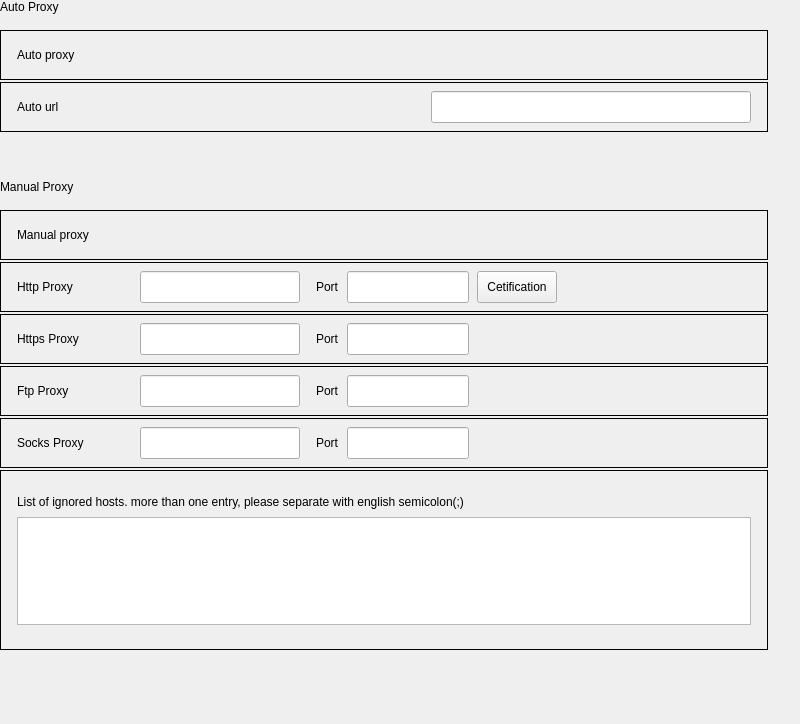
<?xml version="1.0" encoding="UTF-8"?>
<ui version="4.0">
 <class>Proxy</class>
 <widget class="QWidget" name="Proxy">
  <property name="geometry">
   <rect>
    <x>0</x>
    <y>0</y>
    <width>800</width>
    <height>724</height>
   </rect>
  </property>
  <property name="minimumSize">
   <size>
    <width>0</width>
    <height>0</height>
   </size>
  </property>
  <property name="maximumSize">
   <size>
    <width>16777215</width>
    <height>16777215</height>
   </size>
  </property>
  <property name="windowTitle">
   <string notr="true">Proxy</string>
  </property>
  <layout class="QVBoxLayout" name="verticalLayout_2">
   <property name="spacing">
    <number>2</number>
   </property>
   <property name="leftMargin">
    <number>0</number>
   </property>
   <property name="topMargin">
    <number>0</number>
   </property>
   <property name="rightMargin">
    <number>32</number>
   </property>
   <property name="bottomMargin">
    <number>30</number>
   </property>
   <item>
    <widget class="QLabel" name="titleLabel">
     <property name="sizePolicy">
      <sizepolicy hsizetype="Fixed" vsizetype="Fixed">
       <horstretch>0</horstretch>
       <verstretch>0</verstretch>
      </sizepolicy>
     </property>
     <property name="text">
      <string>Auto Proxy</string>
     </property>
     <property name="scaledContents">
      <bool>true</bool>
     </property>
    </widget>
   </item>
   <item>
    <spacer name="verticalSpacer">
     <property name="orientation">
      <enum>Qt::Vertical</enum>
     </property>
     <property name="sizeType">
      <enum>QSizePolicy::Fixed</enum>
     </property>
     <property name="sizeHint" stdset="0">
      <size>
       <width>20</width>
       <height>14</height>
      </size>
     </property>
    </spacer>
   </item>
   <item>
    <widget class="QFrame" name="autoFrame">
     <property name="minimumSize">
      <size>
       <width>550</width>
       <height>50</height>
      </size>
     </property>
     <property name="maximumSize">
      <size>
       <width>960</width>
       <height>50</height>
      </size>
     </property>
     <property name="frameShape">
      <enum>QFrame::Box</enum>
     </property>
     <layout class="QHBoxLayout" name="horizontalLayout_2">
      <property name="spacing">
       <number>0</number>
      </property>
      <property name="leftMargin">
       <number>0</number>
      </property>
      <property name="topMargin">
       <number>0</number>
      </property>
      <property name="rightMargin">
       <number>0</number>
      </property>
      <property name="bottomMargin">
       <number>0</number>
      </property>
      <item>
       <layout class="QHBoxLayout" name="autoHorLayout" stretch="0,0">
        <property name="spacing">
         <number>0</number>
        </property>
        <property name="leftMargin">
         <number>16</number>
        </property>
        <property name="rightMargin">
         <number>16</number>
        </property>
        <item>
         <widget class="QLabel" name="autoLabel">
          <property name="sizePolicy">
           <sizepolicy hsizetype="Fixed" vsizetype="Fixed">
            <horstretch>0</horstretch>
            <verstretch>0</verstretch>
           </sizepolicy>
          </property>
          <property name="text">
           <string>Auto proxy</string>
          </property>
          <property name="scaledContents">
           <bool>true</bool>
          </property>
         </widget>
        </item>
        <item>
         <spacer name="horizontalSpacer">
          <property name="orientation">
           <enum>Qt::Horizontal</enum>
          </property>
          <property name="sizeHint" stdset="0">
           <size>
            <width>40</width>
            <height>20</height>
           </size>
          </property>
         </spacer>
        </item>
       </layout>
      </item>
     </layout>
    </widget>
   </item>
   <item>
    <widget class="QFrame" name="urlFrame">
     <property name="minimumSize">
      <size>
       <width>550</width>
       <height>50</height>
      </size>
     </property>
     <property name="maximumSize">
      <size>
       <width>960</width>
       <height>50</height>
      </size>
     </property>
     <property name="frameShape">
      <enum>QFrame::Box</enum>
     </property>
     <layout class="QHBoxLayout" name="horizontalLayout_4">
      <property name="spacing">
       <number>0</number>
      </property>
      <property name="leftMargin">
       <number>0</number>
      </property>
      <property name="topMargin">
       <number>0</number>
      </property>
      <property name="rightMargin">
       <number>0</number>
      </property>
      <property name="bottomMargin">
       <number>0</number>
      </property>
      <item>
       <layout class="QHBoxLayout" name="horizontalLayout_3">
        <property name="leftMargin">
         <number>16</number>
        </property>
        <property name="rightMargin">
         <number>16</number>
        </property>
        <item>
         <widget class="QLabel" name="label_4">
          <property name="sizePolicy">
           <sizepolicy hsizetype="Fixed" vsizetype="Fixed">
            <horstretch>0</horstretch>
            <verstretch>0</verstretch>
           </sizepolicy>
          </property>
          <property name="text">
           <string>Auto url</string>
          </property>
          <property name="scaledContents">
           <bool>true</bool>
          </property>
         </widget>
        </item>
        <item>
         <spacer name="horizontalSpacer_2">
          <property name="orientation">
           <enum>Qt::Horizontal</enum>
          </property>
          <property name="sizeHint" stdset="0">
           <size>
            <width>40</width>
            <height>20</height>
           </size>
          </property>
         </spacer>
        </item>
        <item>
         <widget class="QLineEdit" name="urlLineEdit">
          <property name="minimumSize">
           <size>
            <width>320</width>
            <height>32</height>
           </size>
          </property>
          <property name="maximumSize">
           <size>
            <width>320</width>
            <height>32</height>
           </size>
          </property>
         </widget>
        </item>
       </layout>
      </item>
     </layout>
    </widget>
   </item>
   <item>
    <spacer name="verticalSpacer_2">
     <property name="orientation">
      <enum>Qt::Vertical</enum>
     </property>
     <property name="sizeType">
      <enum>QSizePolicy::Fixed</enum>
     </property>
     <property name="sizeHint" stdset="0">
      <size>
       <width>20</width>
       <height>46</height>
      </size>
     </property>
    </spacer>
   </item>
   <item>
    <widget class="QLabel" name="title2Label">
     <property name="sizePolicy">
      <sizepolicy hsizetype="Fixed" vsizetype="Fixed">
       <horstretch>0</horstretch>
       <verstretch>0</verstretch>
      </sizepolicy>
     </property>
     <property name="text">
      <string>Manual Proxy</string>
     </property>
     <property name="scaledContents">
      <bool>true</bool>
     </property>
    </widget>
   </item>
   <item>
    <spacer name="verticalSpacer_3">
     <property name="orientation">
      <enum>Qt::Vertical</enum>
     </property>
     <property name="sizeType">
      <enum>QSizePolicy::Fixed</enum>
     </property>
     <property name="sizeHint" stdset="0">
      <size>
       <width>20</width>
       <height>14</height>
      </size>
     </property>
    </spacer>
   </item>
   <item>
    <widget class="QFrame" name="manualFrame">
     <property name="enabled">
      <bool>true</bool>
     </property>
     <property name="minimumSize">
      <size>
       <width>610</width>
       <height>50</height>
      </size>
     </property>
     <property name="maximumSize">
      <size>
       <width>960</width>
       <height>50</height>
      </size>
     </property>
     <property name="frameShape">
      <enum>QFrame::Box</enum>
     </property>
     <layout class="QHBoxLayout" name="horizontalLayout_6">
      <property name="spacing">
       <number>0</number>
      </property>
      <property name="leftMargin">
       <number>0</number>
      </property>
      <property name="topMargin">
       <number>0</number>
      </property>
      <property name="rightMargin">
       <number>0</number>
      </property>
      <property name="bottomMargin">
       <number>0</number>
      </property>
      <item>
       <layout class="QHBoxLayout" name="manualHorLayout">
        <property name="spacing">
         <number>0</number>
        </property>
        <property name="leftMargin">
         <number>16</number>
        </property>
        <property name="rightMargin">
         <number>16</number>
        </property>
        <item>
         <widget class="QLabel" name="manualLabel">
          <property name="sizePolicy">
           <sizepolicy hsizetype="Fixed" vsizetype="Fixed">
            <horstretch>0</horstretch>
            <verstretch>0</verstretch>
           </sizepolicy>
          </property>
          <property name="text">
           <string>Manual proxy</string>
          </property>
          <property name="scaledContents">
           <bool>true</bool>
          </property>
         </widget>
        </item>
        <item>
         <spacer name="horizontalSpacer_3">
          <property name="orientation">
           <enum>Qt::Horizontal</enum>
          </property>
          <property name="sizeHint" stdset="0">
           <size>
            <width>40</width>
            <height>20</height>
           </size>
          </property>
         </spacer>
        </item>
       </layout>
      </item>
     </layout>
    </widget>
   </item>
   <item>
    <widget class="QFrame" name="httpFrame">
     <property name="minimumSize">
      <size>
       <width>550</width>
       <height>50</height>
      </size>
     </property>
     <property name="maximumSize">
      <size>
       <width>960</width>
       <height>50</height>
      </size>
     </property>
     <property name="frameShape">
      <enum>QFrame::Box</enum>
     </property>
     <layout class="QHBoxLayout" name="horizontalLayout_8">
      <property name="spacing">
       <number>0</number>
      </property>
      <property name="leftMargin">
       <number>0</number>
      </property>
      <property name="topMargin">
       <number>0</number>
      </property>
      <property name="rightMargin">
       <number>0</number>
      </property>
      <property name="bottomMargin">
       <number>0</number>
      </property>
      <item>
       <layout class="QHBoxLayout" name="horizontalLayout_7">
        <property name="spacing">
         <number>8</number>
        </property>
        <property name="leftMargin">
         <number>16</number>
        </property>
        <property name="rightMargin">
         <number>16</number>
        </property>
        <item>
         <widget class="QLabel" name="label_6">
          <property name="sizePolicy">
           <sizepolicy hsizetype="Fixed" vsizetype="Fixed">
            <horstretch>0</horstretch>
            <verstretch>0</verstretch>
           </sizepolicy>
          </property>
          <property name="minimumSize">
           <size>
            <width>115</width>
            <height>0</height>
           </size>
          </property>
          <property name="maximumSize">
           <size>
            <width>115</width>
            <height>16777215</height>
           </size>
          </property>
          <property name="text">
           <string>Http Proxy</string>
          </property>
         </widget>
        </item>
        <item>
         <widget class="QLineEdit" name="httpHostLineEdit">
          <property name="minimumSize">
           <size>
            <width>160</width>
            <height>32</height>
           </size>
          </property>
          <property name="maximumSize">
           <size>
            <width>160</width>
            <height>32</height>
           </size>
          </property>
         </widget>
        </item>
        <item>
         <spacer name="horizontalSpacer_8">
          <property name="orientation">
           <enum>Qt::Horizontal</enum>
          </property>
          <property name="sizeType">
           <enum>QSizePolicy::Fixed</enum>
          </property>
          <property name="sizeHint" stdset="0">
           <size>
            <width>8</width>
            <height>20</height>
           </size>
          </property>
         </spacer>
        </item>
        <item>
         <widget class="QLabel" name="label_7">
          <property name="sizePolicy">
           <sizepolicy hsizetype="Fixed" vsizetype="Fixed">
            <horstretch>0</horstretch>
            <verstretch>0</verstretch>
           </sizepolicy>
          </property>
          <property name="text">
           <string>Port</string>
          </property>
         </widget>
        </item>
        <item>
         <widget class="QLineEdit" name="httpPortLineEdit">
          <property name="minimumSize">
           <size>
            <width>122</width>
            <height>32</height>
           </size>
          </property>
          <property name="maximumSize">
           <size>
            <width>122</width>
            <height>32</height>
           </size>
          </property>
         </widget>
        </item>
        <item>
         <widget class="QPushButton" name="cetificationBtn">
          <property name="minimumSize">
           <size>
            <width>80</width>
            <height>32</height>
           </size>
          </property>
          <property name="maximumSize">
           <size>
            <width>80</width>
            <height>32</height>
           </size>
          </property>
          <property name="text">
           <string>Cetification</string>
          </property>
         </widget>
        </item>
        <item>
         <spacer name="horizontalSpacer_4">
          <property name="orientation">
           <enum>Qt::Horizontal</enum>
          </property>
          <property name="sizeHint" stdset="0">
           <size>
            <width>40</width>
            <height>20</height>
           </size>
          </property>
         </spacer>
        </item>
       </layout>
      </item>
     </layout>
    </widget>
   </item>
   <item>
    <widget class="QFrame" name="httpsFrame">
     <property name="minimumSize">
      <size>
       <width>550</width>
       <height>50</height>
      </size>
     </property>
     <property name="maximumSize">
      <size>
       <width>960</width>
       <height>50</height>
      </size>
     </property>
     <property name="frameShape">
      <enum>QFrame::Box</enum>
     </property>
     <layout class="QHBoxLayout" name="horizontalLayout_10">
      <property name="spacing">
       <number>0</number>
      </property>
      <property name="leftMargin">
       <number>0</number>
      </property>
      <property name="topMargin">
       <number>0</number>
      </property>
      <property name="rightMargin">
       <number>0</number>
      </property>
      <property name="bottomMargin">
       <number>0</number>
      </property>
      <item>
       <layout class="QHBoxLayout" name="horizontalLayout_9">
        <property name="spacing">
         <number>8</number>
        </property>
        <property name="leftMargin">
         <number>16</number>
        </property>
        <property name="rightMargin">
         <number>16</number>
        </property>
        <item>
         <widget class="QLabel" name="label_8">
          <property name="sizePolicy">
           <sizepolicy hsizetype="Fixed" vsizetype="Fixed">
            <horstretch>0</horstretch>
            <verstretch>0</verstretch>
           </sizepolicy>
          </property>
          <property name="minimumSize">
           <size>
            <width>115</width>
            <height>0</height>
           </size>
          </property>
          <property name="maximumSize">
           <size>
            <width>115</width>
            <height>16777215</height>
           </size>
          </property>
          <property name="text">
           <string>Https Proxy</string>
          </property>
         </widget>
        </item>
        <item>
         <widget class="QLineEdit" name="httpsHostLineEdit">
          <property name="minimumSize">
           <size>
            <width>160</width>
            <height>32</height>
           </size>
          </property>
          <property name="maximumSize">
           <size>
            <width>160</width>
            <height>32</height>
           </size>
          </property>
         </widget>
        </item>
        <item>
         <spacer name="horizontalSpacer_9">
          <property name="orientation">
           <enum>Qt::Horizontal</enum>
          </property>
          <property name="sizeType">
           <enum>QSizePolicy::Fixed</enum>
          </property>
          <property name="sizeHint" stdset="0">
           <size>
            <width>8</width>
            <height>20</height>
           </size>
          </property>
         </spacer>
        </item>
        <item>
         <widget class="QLabel" name="label_9">
          <property name="sizePolicy">
           <sizepolicy hsizetype="Fixed" vsizetype="Fixed">
            <horstretch>0</horstretch>
            <verstretch>0</verstretch>
           </sizepolicy>
          </property>
          <property name="text">
           <string>Port</string>
          </property>
         </widget>
        </item>
        <item>
         <widget class="QLineEdit" name="httpsPortLineEdit">
          <property name="minimumSize">
           <size>
            <width>122</width>
            <height>32</height>
           </size>
          </property>
          <property name="maximumSize">
           <size>
            <width>122</width>
            <height>32</height>
           </size>
          </property>
         </widget>
        </item>
        <item>
         <spacer name="horizontalSpacer_5">
          <property name="orientation">
           <enum>Qt::Horizontal</enum>
          </property>
          <property name="sizeHint" stdset="0">
           <size>
            <width>40</width>
            <height>20</height>
           </size>
          </property>
         </spacer>
        </item>
       </layout>
      </item>
     </layout>
    </widget>
   </item>
   <item>
    <widget class="QFrame" name="ftpFrame">
     <property name="minimumSize">
      <size>
       <width>550</width>
       <height>50</height>
      </size>
     </property>
     <property name="maximumSize">
      <size>
       <width>960</width>
       <height>50</height>
      </size>
     </property>
     <property name="frameShape">
      <enum>QFrame::Box</enum>
     </property>
     <layout class="QHBoxLayout" name="horizontalLayout_12">
      <property name="spacing">
       <number>0</number>
      </property>
      <property name="leftMargin">
       <number>0</number>
      </property>
      <property name="topMargin">
       <number>0</number>
      </property>
      <property name="rightMargin">
       <number>0</number>
      </property>
      <property name="bottomMargin">
       <number>0</number>
      </property>
      <item>
       <layout class="QHBoxLayout" name="horizontalLayout_11">
        <property name="spacing">
         <number>8</number>
        </property>
        <property name="leftMargin">
         <number>16</number>
        </property>
        <property name="rightMargin">
         <number>16</number>
        </property>
        <item>
         <widget class="QLabel" name="label_10">
          <property name="sizePolicy">
           <sizepolicy hsizetype="Fixed" vsizetype="Fixed">
            <horstretch>0</horstretch>
            <verstretch>0</verstretch>
           </sizepolicy>
          </property>
          <property name="minimumSize">
           <size>
            <width>115</width>
            <height>0</height>
           </size>
          </property>
          <property name="maximumSize">
           <size>
            <width>115</width>
            <height>16777215</height>
           </size>
          </property>
          <property name="text">
           <string>Ftp Proxy</string>
          </property>
         </widget>
        </item>
        <item>
         <widget class="QLineEdit" name="ftpHostLineEdit">
          <property name="minimumSize">
           <size>
            <width>160</width>
            <height>32</height>
           </size>
          </property>
          <property name="maximumSize">
           <size>
            <width>160</width>
            <height>32</height>
           </size>
          </property>
         </widget>
        </item>
        <item>
         <spacer name="horizontalSpacer_10">
          <property name="orientation">
           <enum>Qt::Horizontal</enum>
          </property>
          <property name="sizeType">
           <enum>QSizePolicy::Fixed</enum>
          </property>
          <property name="sizeHint" stdset="0">
           <size>
            <width>8</width>
            <height>20</height>
           </size>
          </property>
         </spacer>
        </item>
        <item>
         <widget class="QLabel" name="label_11">
          <property name="sizePolicy">
           <sizepolicy hsizetype="Fixed" vsizetype="Fixed">
            <horstretch>0</horstretch>
            <verstretch>0</verstretch>
           </sizepolicy>
          </property>
          <property name="text">
           <string>Port</string>
          </property>
         </widget>
        </item>
        <item>
         <widget class="QLineEdit" name="ftpPortLineEdit">
          <property name="minimumSize">
           <size>
            <width>122</width>
            <height>32</height>
           </size>
          </property>
          <property name="maximumSize">
           <size>
            <width>122</width>
            <height>32</height>
           </size>
          </property>
         </widget>
        </item>
        <item>
         <spacer name="horizontalSpacer_6">
          <property name="orientation">
           <enum>Qt::Horizontal</enum>
          </property>
          <property name="sizeHint" stdset="0">
           <size>
            <width>40</width>
            <height>20</height>
           </size>
          </property>
         </spacer>
        </item>
       </layout>
      </item>
     </layout>
    </widget>
   </item>
   <item>
    <widget class="QFrame" name="socksFrame">
     <property name="minimumSize">
      <size>
       <width>550</width>
       <height>50</height>
      </size>
     </property>
     <property name="maximumSize">
      <size>
       <width>960</width>
       <height>50</height>
      </size>
     </property>
     <property name="frameShape">
      <enum>QFrame::Box</enum>
     </property>
     <layout class="QHBoxLayout" name="horizontalLayout_14">
      <property name="spacing">
       <number>0</number>
      </property>
      <property name="leftMargin">
       <number>0</number>
      </property>
      <property name="topMargin">
       <number>0</number>
      </property>
      <property name="rightMargin">
       <number>0</number>
      </property>
      <property name="bottomMargin">
       <number>0</number>
      </property>
      <item>
       <layout class="QHBoxLayout" name="horizontalLayout_13">
        <property name="spacing">
         <number>8</number>
        </property>
        <property name="leftMargin">
         <number>16</number>
        </property>
        <property name="rightMargin">
         <number>16</number>
        </property>
        <item>
         <widget class="QLabel" name="label_12">
          <property name="sizePolicy">
           <sizepolicy hsizetype="Fixed" vsizetype="Fixed">
            <horstretch>0</horstretch>
            <verstretch>0</verstretch>
           </sizepolicy>
          </property>
          <property name="minimumSize">
           <size>
            <width>115</width>
            <height>0</height>
           </size>
          </property>
          <property name="maximumSize">
           <size>
            <width>115</width>
            <height>16777215</height>
           </size>
          </property>
          <property name="text">
           <string>Socks Proxy</string>
          </property>
         </widget>
        </item>
        <item>
         <widget class="QLineEdit" name="socksHostLineEdit">
          <property name="minimumSize">
           <size>
            <width>160</width>
            <height>32</height>
           </size>
          </property>
          <property name="maximumSize">
           <size>
            <width>160</width>
            <height>32</height>
           </size>
          </property>
         </widget>
        </item>
        <item>
         <spacer name="horizontalSpacer_11">
          <property name="orientation">
           <enum>Qt::Horizontal</enum>
          </property>
          <property name="sizeType">
           <enum>QSizePolicy::Fixed</enum>
          </property>
          <property name="sizeHint" stdset="0">
           <size>
            <width>8</width>
            <height>20</height>
           </size>
          </property>
         </spacer>
        </item>
        <item>
         <widget class="QLabel" name="label_13">
          <property name="sizePolicy">
           <sizepolicy hsizetype="Fixed" vsizetype="Fixed">
            <horstretch>0</horstretch>
            <verstretch>0</verstretch>
           </sizepolicy>
          </property>
          <property name="text">
           <string>Port</string>
          </property>
         </widget>
        </item>
        <item>
         <widget class="QLineEdit" name="socksPortLineEdit">
          <property name="minimumSize">
           <size>
            <width>122</width>
            <height>32</height>
           </size>
          </property>
          <property name="maximumSize">
           <size>
            <width>122</width>
            <height>32</height>
           </size>
          </property>
         </widget>
        </item>
        <item>
         <spacer name="horizontalSpacer_7">
          <property name="orientation">
           <enum>Qt::Horizontal</enum>
          </property>
          <property name="sizeHint" stdset="0">
           <size>
            <width>40</width>
            <height>20</height>
           </size>
          </property>
         </spacer>
        </item>
       </layout>
      </item>
     </layout>
    </widget>
   </item>
   <item>
    <widget class="QFrame" name="ignoreHostsFrame">
     <property name="minimumSize">
      <size>
       <width>550</width>
       <height>180</height>
      </size>
     </property>
     <property name="maximumSize">
      <size>
       <width>960</width>
       <height>180</height>
      </size>
     </property>
     <property name="frameShape">
      <enum>QFrame::Box</enum>
     </property>
     <layout class="QVBoxLayout" name="verticalLayout_3">
      <property name="spacing">
       <number>0</number>
      </property>
      <property name="leftMargin">
       <number>0</number>
      </property>
      <property name="topMargin">
       <number>0</number>
      </property>
      <property name="rightMargin">
       <number>0</number>
      </property>
      <property name="bottomMargin">
       <number>0</number>
      </property>
      <item>
       <layout class="QVBoxLayout" name="verticalLayout">
        <property name="spacing">
         <number>8</number>
        </property>
        <property name="leftMargin">
         <number>16</number>
        </property>
        <property name="topMargin">
         <number>24</number>
        </property>
        <property name="rightMargin">
         <number>16</number>
        </property>
        <property name="bottomMargin">
         <number>24</number>
        </property>
        <item>
         <widget class="QLabel" name="label_14">
          <property name="sizePolicy">
           <sizepolicy hsizetype="Fixed" vsizetype="Fixed">
            <horstretch>0</horstretch>
            <verstretch>0</verstretch>
           </sizepolicy>
          </property>
          <property name="text">
           <string>List of ignored hosts. more than one entry, please separate with english semicolon(;)</string>
          </property>
          <property name="scaledContents">
           <bool>true</bool>
          </property>
         </widget>
        </item>
        <item>
         <widget class="QTextEdit" name="ignoreHostTextEdit"/>
        </item>
       </layout>
      </item>
     </layout>
    </widget>
   </item>
   <item>
    <spacer name="verticalSpacer_4">
     <property name="orientation">
      <enum>Qt::Vertical</enum>
     </property>
     <property name="sizeType">
      <enum>QSizePolicy::Expanding</enum>
     </property>
     <property name="sizeHint" stdset="0">
      <size>
       <width>20</width>
       <height>40</height>
      </size>
     </property>
    </spacer>
   </item>
  </layout>
 </widget>
 <layoutdefault spacing="6" margin="11"/>
 <resources/>
 <connections/>
</ui>
